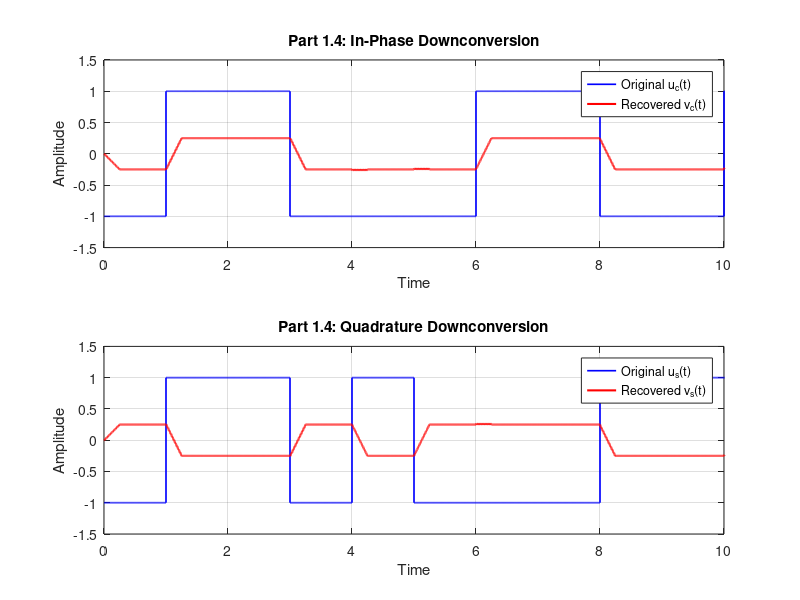

This figure's MATLAB source:

% Software Lab 2.1 - Part 1.4
% QPSK Downconversion with theta = 0

clear; clc; close all;
rng(1);

% Parameters
N = 100;
sps = 1000;
fc = 20;
theta = 0;

% Generate independent random symbols (+1 or -1)
bc = 2*randi([0 1], 1, N) - 1;
bs = 2*randi([0 1], 1, N) - 1;

% Time vector
t = (0:N*sps-1)/sps;
dt = 1/sps;

% Generate baseband signals
uc = repelem(bc, sps);
us = repelem(bs, sps);

% QPSK modulation
up = uc .* cos(2*pi*fc*t) ...
    - us .* sin(2*pi*fc*t);

% Downconversion with theta = 0
I_mixed = 2*up .* cos(2*pi*fc*t + theta);
Q_mixed = 2*up .* sin(2*pi*fc*t + theta);

% Crude low-pass filter:
% h(t) = 1 for 0 <= t <= 0.25
filter_duration = 0.25;
L = round(filter_duration*sps);
h = ones(1, L) * dt;

% Filter the downconverted signals
vc = filter(h, 1, I_mixed);
vs = filter(h, 1, Q_mixed);

% Plot original and recovered signals
figure;

subplot(2,1,1);
stairs(t, uc, 'b', 'LineWidth', 1.2);
hold on;
plot(t, vc, 'r', 'LineWidth', 1.5);
title('Part 1.4: In-Phase Downconversion');
xlabel('Time');
ylabel('Amplitude');
legend('Original u_c(t)', 'Recovered v_c(t)');
xlim([0 10]);
ylim([-1.5 1.5]);
grid on;

subplot(2,1,2);
stairs(t, us, 'b', 'LineWidth', 1.2);
hold on;
plot(t, vs, 'r', 'LineWidth', 1.5);
title('Part 1.4: Quadrature Downconversion');
xlabel('Time');
ylabel('Amplitude');
legend('Original u_s(t)', 'Recovered v_s(t)');
xlim([0 10]);
ylim([-1.5 1.5]);
grid on;
